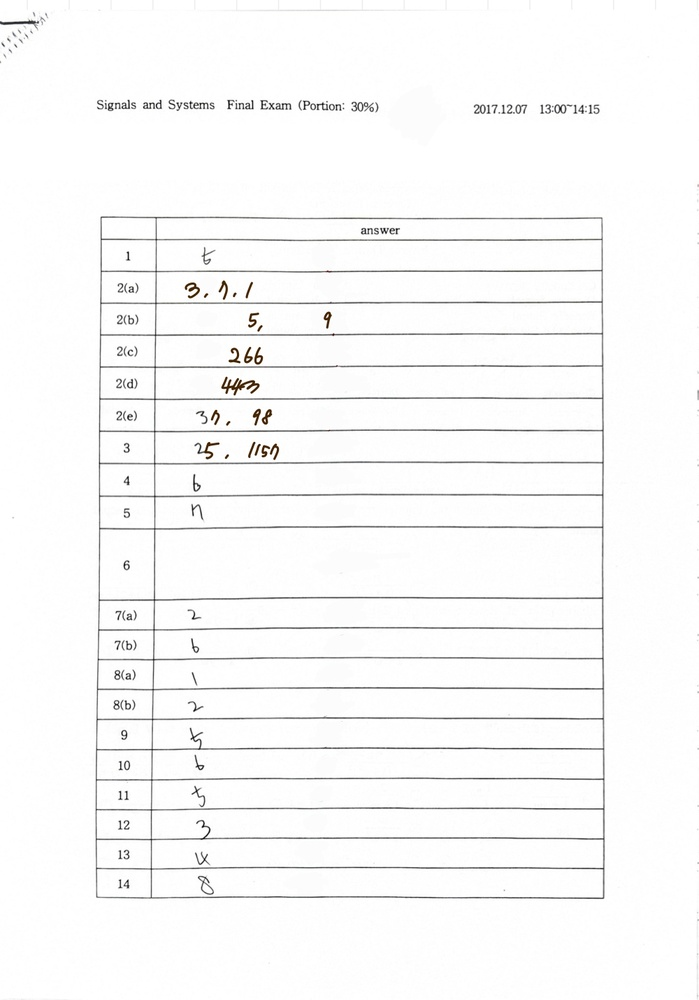
#> input picture AI/Algorithm/OCR/prac_data_0513/signals_and_systems_example.jpeg, 699 x 1000 px, shrunk from 1000 x 1430 before the run; its folder holds only this picture in this run
$ python -i text_crop_final.py   (imports and definitions only)
#> lines starting #> are read from the running program, lines starting #| are printed output that depends on the picture; after the words box and inside, x2 and y2 are one past the last pixel; in counts of white or black regions, pixels touching at a corner belong together
#> further down, picture is the input picture: shape (1000, 699, 3); mean B, G, R 248.8, 248.9, 248.9
'''
Written by 정다훈 in 2025-04-12

이전의 contour 병합 로직을 개선하여 bounding box 병합 로직으로 전환합니다.

새로운 로직:

1. 각 contour를 cv2.boundingRect() 함수를 사용하여 바운딩 박스로 변환합니다. 변환된 bounding box의 x, y, w, h와 중심 좌표인 x_center, y_center를 계산하여 저장합니다.
2. 다음 세 가지 경우의 유클리드 거리를 계산하여, 하나라도 임계값 30 이하인 경우 bounding box를 병합합니다.

첫 번째 bb - 두 번째 bb
(x, y) - (x_center, y_center)
(x_center, y_center) - (x_center, y_center)
(x+w, y+h) - (x_center, y_center)

bounding box 병합 방법:
	• 두 bb의 x와 x+w를 비교하여, 더 작은 x 값을 병합된 bb의 x로, 더 큰 x+w 값을 병합된 bb의 x+w로 설정합니다. 병합된 bb는 x, y, w, h 값만 저장합니다.
	• 마찬가지로 두 bb의 y와 y+h를 비교하여, 더 작은 y 값을 병합된 bb의 y로, 더 큰 y+h 값을 병합된 bb의 y+h로 설정합니다.
	• 병합된 bb의 w는 (x+w) - x, h는 (y+h) - y로 계산합니다.
	• 최종적으로 병합된 bounding box는 두 box의 전체 영역을 포함하는 가장 외곽의 사각형이 됩니다.
'''

import cv2
import numpy as np
import os

# 새로운 병합 로직 함수
# [41 lines left out: function merge_contours_v2, not called in this run]

# 이미지 전처리 및 윤곽선 찾기
def preprocess_image_and_find_contours(img):
    # 그레이스케일로 변환
    gray = cv2.cvtColor(img, cv2.COLOR_BGR2GRAY)

    # 블러 적용
    blurred = cv2.GaussianBlur(gray, (3, 3), 0)

    # 이진화
    thresh = cv2.adaptiveThreshold(blurred, 255, cv2.ADAPTIVE_THRESH_GAUSSIAN_C,
                                    cv2.THRESH_BINARY_INV, 9, 2)
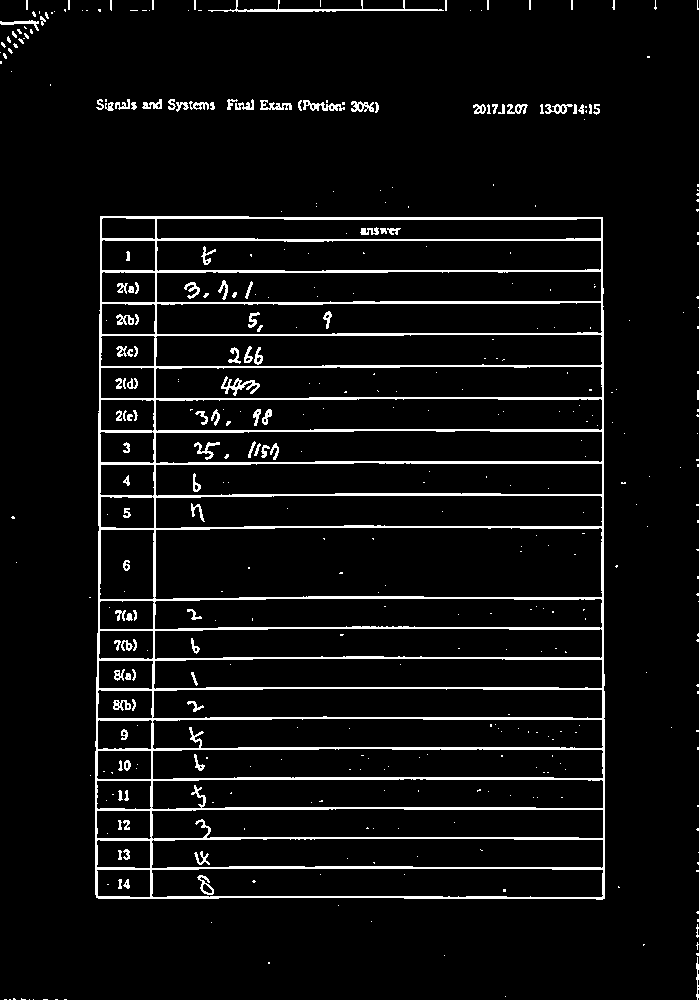
#> thresh: shape (1000, 699); 5.9% white; 414 white regions (294 under 20 px)

    # 윤곽선 찾기
    contours, _ = cv2.findContours(thresh, cv2.RETR_EXTERNAL, cv2.CHAIN_APPROX_SIMPLE)
#> contours = 168 contours, 144 with area under 20; largest, box (x1, y1, x2, y2) and area: (95, 216, 605, 900) 344349, (208, 0, 444, 12) 320, (303, 100, 345, 111) 168, (545, 104, 573, 114) 126, (351, 101, 374, 112) 124
    return contours


# prepare_image 함수는 주어진 이미지 경로에서 이미지를 읽고, 출력 디렉토리를 생성하는 역할을 합니다.
# [56 lines left out: functions prepare_image, process_images_in_directory, not called in this run]

# [6 lines not run here, left out]

>>> import cv2
>>> picture = cv2.imread('../prac_data_0513/signals_and_systems_example.jpeg')
>>> result = preprocess_image_and_find_contours(picture)
#> result has the same summary as contours in preprocess_image_and_find_contours
